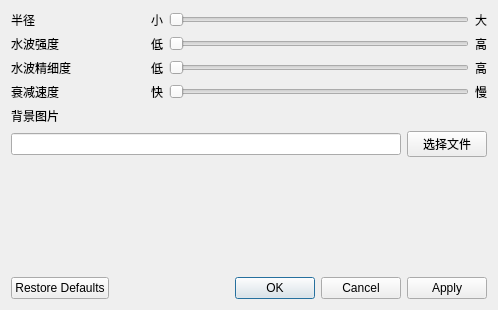
<?xml version="1.0" encoding="UTF-8"?>
<ui version="4.0">
 <class>PaperManager</class>
 <widget class="QDialog" name="PaperManager">
  <property name="geometry">
   <rect>
    <x>0</x>
    <y>0</y>
    <width>498</width>
    <height>310</height>
   </rect>
  </property>
  <property name="windowTitle">
   <string>设置</string>
  </property>
  <layout class="QVBoxLayout" name="verticalLayout_3">
   <item>
    <layout class="QHBoxLayout" name="horizontalLayout_4" stretch="1,1,5">
     <item>
      <layout class="QVBoxLayout" name="verticalLayout_2">
       <item>
        <widget class="QLabel" name="label">
         <property name="text">
          <string>半径      </string>
         </property>
        </widget>
       </item>
       <item>
        <widget class="QLabel" name="label_2">
         <property name="text">
          <string>水波强度  </string>
         </property>
        </widget>
       </item>
       <item>
        <widget class="QLabel" name="label_3">
         <property name="text">
          <string>水波精细度</string>
         </property>
        </widget>
       </item>
       <item>
        <widget class="QLabel" name="label_11">
         <property name="text">
          <string>衰减速度</string>
         </property>
        </widget>
       </item>
      </layout>
     </item>
     <item>
      <spacer name="horizontalSpacer_2">
       <property name="orientation">
        <enum>Qt::Horizontal</enum>
       </property>
       <property name="sizeHint" stdset="0">
        <size>
         <width>40</width>
         <height>20</height>
        </size>
       </property>
      </spacer>
     </item>
     <item>
      <layout class="QVBoxLayout" name="verticalLayout">
       <item>
        <layout class="QHBoxLayout" name="horizontalLayout">
         <item>
          <widget class="QLabel" name="label_4">
           <property name="text">
            <string>小</string>
           </property>
          </widget>
         </item>
         <item>
          <widget class="QSlider" name="RadiusSlider">
           <property name="orientation">
            <enum>Qt::Horizontal</enum>
           </property>
          </widget>
         </item>
         <item>
          <widget class="QLabel" name="label_5">
           <property name="text">
            <string>大</string>
           </property>
          </widget>
         </item>
        </layout>
       </item>
       <item>
        <layout class="QHBoxLayout" name="horizontalLayout_2">
         <item>
          <widget class="QLabel" name="label_6">
           <property name="text">
            <string>低</string>
           </property>
          </widget>
         </item>
         <item>
          <widget class="QSlider" name="StrengthSlider">
           <property name="orientation">
            <enum>Qt::Horizontal</enum>
           </property>
          </widget>
         </item>
         <item>
          <widget class="QLabel" name="label_7">
           <property name="text">
            <string>高</string>
           </property>
          </widget>
         </item>
        </layout>
       </item>
       <item>
        <layout class="QHBoxLayout" name="horizontalLayout_3">
         <item>
          <widget class="QLabel" name="label_8">
           <property name="text">
            <string>低</string>
           </property>
          </widget>
         </item>
         <item>
          <widget class="QSlider" name="ResolutionSlider">
           <property name="orientation">
            <enum>Qt::Horizontal</enum>
           </property>
          </widget>
         </item>
         <item>
          <widget class="QLabel" name="label_9">
           <property name="text">
            <string>高</string>
           </property>
          </widget>
         </item>
        </layout>
       </item>
       <item>
        <layout class="QHBoxLayout" name="horizontalLayout_5">
         <item>
          <widget class="QLabel" name="label_12">
           <property name="text">
            <string>快</string>
           </property>
          </widget>
         </item>
         <item>
          <widget class="QSlider" name="DampingSlider">
           <property name="orientation">
            <enum>Qt::Horizontal</enum>
           </property>
          </widget>
         </item>
         <item>
          <widget class="QLabel" name="label_13">
           <property name="text">
            <string>慢</string>
           </property>
          </widget>
         </item>
        </layout>
       </item>
      </layout>
     </item>
    </layout>
   </item>
   <item>
    <widget class="QLabel" name="label_10">
     <property name="text">
      <string>背景图片</string>
     </property>
    </widget>
   </item>
   <item>
    <layout class="QHBoxLayout" name="horizontalLayout_7">
     <item>
      <widget class="QLineEdit" name="lineEdit">
       <property name="readOnly">
        <bool>true</bool>
       </property>
      </widget>
     </item>
     <item>
      <widget class="QPushButton" name="FileChooseButton">
       <property name="text">
        <string>选择文件</string>
       </property>
      </widget>
     </item>
    </layout>
   </item>
   <item>
    <spacer name="verticalSpacer">
     <property name="orientation">
      <enum>Qt::Vertical</enum>
     </property>
     <property name="sizeHint" stdset="0">
      <size>
       <width>20</width>
       <height>39</height>
      </size>
     </property>
    </spacer>
   </item>
   <item>
    <widget class="QDialogButtonBox" name="buttonBox">
     <property name="orientation">
      <enum>Qt::Horizontal</enum>
     </property>
     <property name="standardButtons">
      <set>QDialogButtonBox::Apply|QDialogButtonBox::Cancel|QDialogButtonBox::Ok|QDialogButtonBox::RestoreDefaults</set>
     </property>
    </widget>
   </item>
  </layout>
 </widget>
 <resources/>
 <connections/>
</ui>
